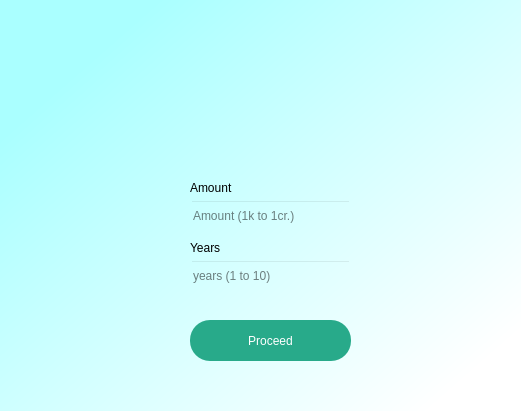
<?xml version="1.0" encoding="UTF-8"?>
<ui version="4.0">
 <class>Dialog</class>
 <widget class="QDialog" name="Dialog">
  <property name="geometry">
   <rect>
    <x>0</x>
    <y>0</y>
    <width>521</width>
    <height>411</height>
   </rect>
  </property>
  <property name="windowTitle">
   <string>Dialog</string>
  </property>
  <widget class="QWidget" name="bgwidget" native="true">
   <property name="geometry">
    <rect>
     <x>0</x>
     <y>0</y>
     <width>521</width>
     <height>411</height>
    </rect>
   </property>
   <property name="styleSheet">
    <string notr="true">QWidget#bgwidget{
background-color:qlineargradient(spread:pad, x1:0.124955, y1:0.199, x2:0.909091, y2:0.903, stop:0 rgba(170, 255, 255, 255), stop:1 rgba(255, 255, 255, 255));
}</string>
   </property>
   <widget class="QLabel" name="label">
    <property name="geometry">
     <rect>
      <x>90</x>
      <y>20</y>
      <width>351</width>
      <height>61</height>
     </rect>
    </property>
    <property name="styleSheet">
     <string notr="true">font: 700 16pt &quot;Segoe UI&quot;;</string>
    </property>
    <property name="text">
     <string/>
    </property>
    <property name="alignment">
     <set>Qt::AlignmentFlag::AlignCenter</set>
    </property>
   </widget>
   <widget class="QPushButton" name="pushButton">
    <property name="geometry">
     <rect>
      <x>190</x>
      <y>320</y>
      <width>161</width>
      <height>41</height>
     </rect>
    </property>
    <property name="styleSheet">
     <string notr="true">QPushButton{
border-radius : 20px;
background-color:rgb(40, 170, 138);
color:rgb(255, 255, 255);
}</string>
    </property>
    <property name="text">
     <string>Proceed</string>
    </property>
   </widget>
   <widget class="QLabel" name="label_2">
    <property name="geometry">
     <rect>
      <x>110</x>
      <y>110</y>
      <width>311</width>
      <height>21</height>
     </rect>
    </property>
    <property name="styleSheet">
     <string notr="true">font: 700 10pt &quot;Segoe UI&quot;;</string>
    </property>
    <property name="text">
     <string/>
    </property>
    <property name="alignment">
     <set>Qt::AlignmentFlag::AlignCenter</set>
    </property>
   </widget>
   <widget class="QLineEdit" name="lineEdit">
    <property name="geometry">
     <rect>
      <x>190</x>
      <y>200</y>
      <width>161</width>
      <height>31</height>
     </rect>
    </property>
    <property name="styleSheet">
     <string notr="true">background-color:rgba(0,0,0,0);</string>
    </property>
    <property name="readOnly">
     <bool>false</bool>
    </property>
    <property name="placeholderText">
     <string>Amount (1k to 1cr.)</string>
    </property>
   </widget>
   <widget class="QLineEdit" name="lineEdit_2">
    <property name="geometry">
     <rect>
      <x>190</x>
      <y>260</y>
      <width>161</width>
      <height>31</height>
     </rect>
    </property>
    <property name="styleSheet">
     <string notr="true">background-color:rgba(0,0,0,0);</string>
    </property>
    <property name="echoMode">
     <enum>QLineEdit::EchoMode::Normal</enum>
    </property>
    <property name="placeholderText">
     <string>years (1 to 10)</string>
    </property>
    <property name="clearButtonEnabled">
     <bool>false</bool>
    </property>
   </widget>
   <widget class="QLabel" name="label_3">
    <property name="geometry">
     <rect>
      <x>190</x>
      <y>180</y>
      <width>61</width>
      <height>16</height>
     </rect>
    </property>
    <property name="text">
     <string>Amount</string>
    </property>
   </widget>
   <widget class="QLabel" name="label_4">
    <property name="geometry">
     <rect>
      <x>190</x>
      <y>240</y>
      <width>61</width>
      <height>16</height>
     </rect>
    </property>
    <property name="text">
     <string>Years</string>
    </property>
   </widget>
   <widget class="QLabel" name="label_5">
    <property name="geometry">
     <rect>
      <x>140</x>
      <y>119</y>
      <width>261</width>
      <height>31</height>
     </rect>
    </property>
    <property name="styleSheet">
     <string notr="true">font: 700 10pt &quot;Segoe UI&quot;;</string>
    </property>
    <property name="text">
     <string/>
    </property>
    <property name="alignment">
     <set>Qt::AlignmentFlag::AlignCenter</set>
    </property>
   </widget>
  </widget>
 </widget>
 <resources/>
 <connections/>
</ui>
